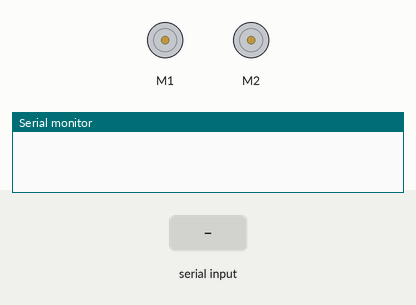
The sketch below on a simulated Arduino Uno, built with avr-gcc and run on an emulated ATmega328P. Parts: 2 × DC motor (green arrow = forward, orange = backward, longer = faster), the last lines printed to the serial monitor. The test bench sets the inputs (shaded band).

Above: at 1.2 s.
1.3 s: "1" received over Serial
At 2.5 s:
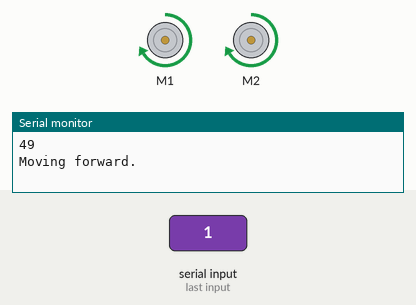
2.8 s: "2" received over Serial
At 3.8 s:
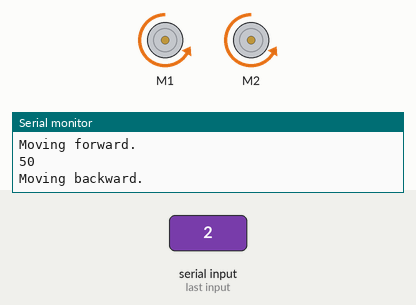
4.3 s: "3" received over Serial
At 4.9 s:
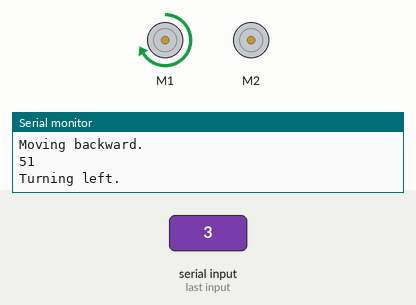
5.8 s: "4" received over Serial
At 6.1 s:
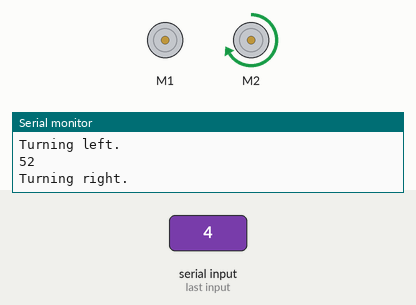
Timing chart, 0 to 8.3 s (numbered marks = the images above; inputs shaded):
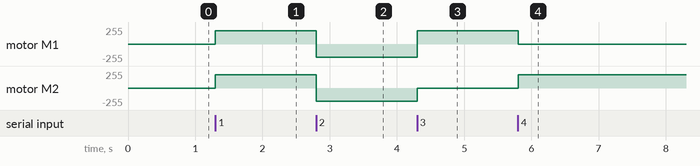

Measured:
- after the input at 1.3 s, motor M1, motor M2: stopped → forward 200/255 at once
- after the input at 2.8 s, motor M1, motor M2: forward 200/255 → backward 200/255 at once
- after the input at 4.3 s, motor M1: backward 200/255 → forward 200/255 at once; motor M2: backward 200/255 → stopped at once
- after the input at 5.8 s, motor M1: forward 200/255 → stopped at once; motor M2: stopped → forward 200/255 at once

The sketch:

MotorController.ino
```cpp
// (licence header left out)
#include <AFMotor.h>

// DC motor on M1
AF_DCMotor motor1(1, MOTOR12_1KHZ);
AF_DCMotor motor2(2, MOTOR12_1KHZ);

int inByte;
// initial speed
int speed = 200;

void setup() {
  Serial.begin(9600);           // set up Serial library at 9600 bps

  motor1.setSpeed(speed);
  motor2.setSpeed(speed);
}

void accelerate() {
//  if (speed < 0){
//    speed = 0;
//  }
//  if (speed < 255){
//    speed = speed + 10;
//  }
//  Serial.println("Speed: " + speed);
//  motor1.setSpeed(speed);
//  motor2.setSpeed(speed);
  motor1.run(FORWARD);
  motor2.run(FORWARD);
}

void decelerate() {
//  speed = speed - 50;
//  motor1.run(FORWARD);
//  motor2.run(FORWARD);
//  if (speed > 0) {
//    motor1.run(FORWARD);
//    motor2.run(FORWARD);
//    Serial.println("Speed: " + speed);
//    motor1.setSpeed(speed);
//    motor2.setSpeed(speed);
//  } else if (speed == 0) {
//    // stopped
//    speed = 0;
//    motor1.run(RELEASE);
//    motor2.run(RELEASE);
//  } else {
//    motor1.run(BACKWARD);
//    motor2.run(BACKWARD);
//    int backwardSpeed = 0 - speed;
//    if (backwardSpeed <= 255){
//      Serial.println("Speed: " + speed);
//      motor1.setSpeed(backwardSpeed);
//      motor2.setSpeed(backwardSpeed);
//    }else {
//      speed = -255;
//      Serial.println("Speed: " + speed);
//      motor1.setSpeed(255);
//      motor2.setSpeed(255);
//    }
//  }
  motor1.run(BACKWARD);
  motor2.run(BACKWARD);
}

void turnLeft() {
  motor1.run(FORWARD);
  motor2.run(RELEASE);
}

void turnRight(){
  motor1.run(RELEASE);
  motor2.run(FORWARD);
}

// Test the DC motor, stepper and servo ALL AT ONCE!
void loop() {
  if (Serial.available() > 0){
    inByte = Serial.read();    // read serial byte
    Serial.println(inByte);     // print serial byte

    switch(inByte){
    case 49:  // w, forward
      Serial.println("Moving forward.");
      accelerate();
      break;
    case 50:  // s, backward
      Serial.println("Moving backward.");
      decelerate();
      break;
    case 51:   // a, left
      Serial.println("Turning left.");
      turnLeft();
      break;
    case 52:  // d, right
      Serial.println("Turning right.");
      turnRight();
      break;
    }
  }
}
```
